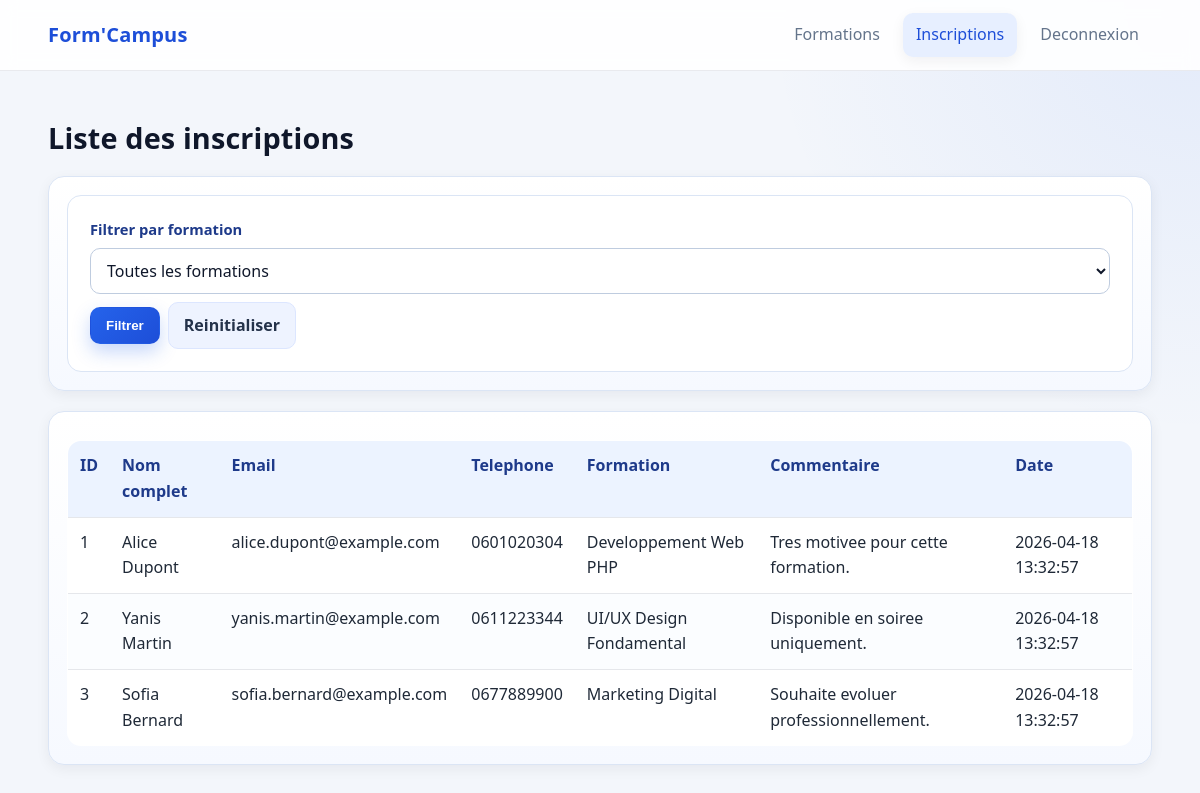
Page /admin_inscriptions.php (signed in) on the committed database.
### tables this page shows
CREATE TABLE IF NOT EXISTS inscriptions (
  id INT UNSIGNED AUTO_INCREMENT PRIMARY KEY,
  nom VARCHAR(100) NOT NULL,
  prenom VARCHAR(100) NOT NULL,
  email VARCHAR(150) NOT NULL,
  tel VARCHAR(30) NOT NULL,
  id_formation INT UNSIGNED NOT NULL,
  commentaire TEXT NULL,
  date_inscription DATETIME NOT NULL DEFAULT CURRENT_TIMESTAMP,
  CONSTRAINT fk_inscriptions_formation
    FOREIGN KEY (id_formation) REFERENCES formations(id)
    ON UPDATE CASCADE
    ON DELETE RESTRICT
);

CREATE TABLE IF NOT EXISTS formations (
  id INT UNSIGNED AUTO_INCREMENT PRIMARY KEY,
  titre VARCHAR(150) NOT NULL,
  categorie VARCHAR(100) NOT NULL,
  description TEXT NOT NULL,
  duree VARCHAR(50) NOT NULL,
  prix DECIMAL(10,2) NOT NULL
);

### admin_inscriptions.php (the view, shortened to what this page needs)
<?php
require_once __DIR__ . '/connexion.php';
$selectedFormation = $_GET['formation'] ?? '';
$inscriptions = [];
if ($selectedFormation !== '' && ctype_digit($selectedFormation)) {
    $stmt = $pdo->prepare(
        "SELECT i.id, i.nom, i.prenom, i.email, i.tel, i.commentaire, i.date_inscription, f.titre
         FROM inscriptions i
         INNER JOIN formations f ON f.id = i.id_formation
         WHERE i.id_formation = :id_formation
         ORDER BY i.date_inscription DESC"
    );
    $stmt->execute(['id_formation' => (int) $selectedFormation]);
    $inscriptions = $stmt->fetchAll();
} else {
    $stmt = $pdo->query(
        "SELECT i.id, i.nom, i.prenom, i.email, i.tel, i.commentaire, i.date_inscription, f.titre
         FROM inscriptions i
         INNER JOIN formations f ON f.id = i.id_formation
         ORDER BY i.date_inscription DESC"
    );
    $inscriptions = $stmt->fetchAll();
}
?>
<!DOCTYPE html>
<html lang="fr">
<head>
  <link rel="stylesheet" href="style.css">
</head>
<body class="admin-page">
  <header>
    <div class="container navbar">
      <a class="brand" href="index.php">Form'Campus</a>
      <nav class="menu">
        <a href="admin_formations.php">Formations</a>
        <a href="admin_inscriptions.php" class="active">Inscriptions</a>
        <a href="logout.php">Deconnexion</a>
      </nav>
    </div>
  </header>
  <main>
    <div class="container">
      <h1>Liste des inscriptions</h1>
      <section class="admin-section">
      <form method="get" action="admin_inscriptions.php" class="admin-filter-form">
        <label for="formation">Filtrer par formation</label>
        <div class="actions">
          <select id="formation" name="formation">
            <option value="">Toutes les formations</option>
          </select>
          <button type="submit" class="btn btn-primary">Filtrer</button>
          <a class="btn btn-secondary" href="admin_inscriptions.php">Reinitialiser</a>
        </div>
      </form>
      </section>
      <section class="admin-section">
      <table class="admin-table">
        <thead>
          <tr>
            <th>ID</th>
            <th>Nom complet</th>
            <th>Email</th>
            <th>Telephone</th>
            <th>Formation</th>
            <th>Commentaire</th>
            <th>Date</th>
          </tr>
        </thead>
        <tbody>
          <?php if (empty($inscriptions)): ?>
            <tr>
              <td colspan="7">Aucune inscription trouvee.</td>
            </tr>
          <?php else: ?>
            <?php foreach ($inscriptions as $item): ?>
              <tr>
                <td><?php echo (int) $item['id']; ?></td>
                <td><?php echo htmlspecialchars($item['prenom'] . ' ' . $item['nom']); ?></td>
                <td><?php echo htmlspecialchars($item['email']); ?></td>
                <td><?php echo htmlspecialchars($item['tel']); ?></td>
                <td><?php echo htmlspecialchars($item['titre']); ?></td>
                <td><?php echo htmlspecialchars($item['commentaire'] ?? ''); ?></td>
                <td><?php echo htmlspecialchars($item['date_inscription']); ?></td>
              </tr>
            <?php endforeach; ?>
          <?php endif; ?>
        </tbody>
      </table>
      </section>
    </div>
  </main>
</body>
</html>

### style.css (style rules this page uses)
:root { --bg: #f3f6fb; --surface: #ffffff; --surface-soft: #f8fbff; --primary: #2563eb; --primary-dark: #1d4ed8; --text: #0f172a; --muted: #64748b; --danger: #c62828; --success: #1b8a4a; --border: #e5e7eb; --shadow: 0 14px 34px rgba(15, 23, 42, 0.09); --shadow-soft: 0 4px 14px rgba(15, 23, 42, 0.06); --radius: 14px; --radius-sm: 10px; --max-content: 1120px; }
* { box-sizing: border-box; }
body { margin: 0; font-family: "Segoe UI", Roboto, Arial, sans-serif; color: var(--text); background: radial-gradient(circle at top right, rgba(37, 99, 235, 0.08), transparent 30%), var(--bg); line-height: 1.6; text-rendering: optimizeLegibility; -webkit-font-smoothing: antialiased; }
a { color: inherit; text-decoration: none; }
.container { width: min(var(--max-content), 92%); margin: 0 auto; }
h1, h2, h3 { line-height: 1.25; letter-spacing: 0.15px; }
h1 { font-size: clamp(1.5rem, 2.4vw, 2rem); }
header { background: rgba(255, 255, 255, 0.9); backdrop-filter: blur(8px); border-bottom: 1px solid rgba(229, 231, 235, 0.85); position: sticky; top: 0; z-index: 20; }
.navbar { min-height: 70px; display: flex; align-items: center; justify-content: space-between; gap: 12px; }
.brand { font-size: 1.25rem; font-weight: 700; color: var(--primary-dark); letter-spacing: 0.2px; }
.menu { display: flex; align-items: center; gap: 10px; flex-wrap: wrap; }
.menu a { padding: 9px 13px; border-radius: 10px; color: var(--muted); transition: all 0.2s ease; }
.menu a:hover, .menu a.active { color: var(--primary-dark); background: #e7efff; box-shadow: var(--shadow-soft); }
main { padding: 30px 0 50px; }
.admin-page .container > h1 { margin-bottom: 12px; }
.admin-section { margin-top: 20px; background: linear-gradient(180deg, #ffffff, #f6f9ff); border: 1px solid #dbe5f5; border-radius: calc(var(--radius) + 2px); padding: 18px; box-shadow: var(--shadow-soft); }
.admin-page form { background: #ffffff; border-color: #dbe5f5; box-shadow: none; }
.admin-filter-form { margin-bottom: 0; }
.admin-page label { color: #1e3a8a; font-size: 0.92rem; }
.admin-page input, .admin-page select, .admin-page textarea { background: #ffffff; color: #0f172a; border: 1px solid #bfccdf; }
.admin-table { box-shadow: none; margin-top: 10px; }
.admin-table th { background: #ecf3ff; color: #1e3a8a; }
.admin-table td { color: #1f2937; }
.btn { display: inline-flex; align-items: center; justify-content: center; gap: 8px; border: 1px solid transparent; border-radius: var(--radius-sm); padding: 10px 15px; font-weight: 600; cursor: pointer; transition: all 0.2s ease; }
.btn-primary { background: linear-gradient(135deg, var(--primary), var(--primary-dark)); color: #fff; box-shadow: 0 8px 18px rgba(37, 99, 235, 0.25); }
.btn-secondary { background: #eef3ff; color: #24324a; border-color: #dce6ff; }
form { background: linear-gradient(180deg, #ffffff, var(--surface-soft)); border: 1px solid var(--border); border-radius: var(--radius); padding: 22px; box-shadow: var(--shadow); }
label { display: block; margin-bottom: 6px; font-weight: 600; }
input, select, textarea { width: 100%; padding: 10px 12px; border-radius: var(--radius-sm); border: 1px solid #d1d5db; font: inherit; background: #fff; transition: border-color 0.2s ease, box-shadow 0.2s ease; }
table { width: 100%; border-collapse: collapse; background: var(--surface); border: 1px solid var(--border); border-radius: var(--radius); overflow: hidden; box-shadow: var(--shadow); }
th, td { text-align: left; border-bottom: 1px solid var(--border); padding: 12px; vertical-align: top; }
th { background: #f2f6fd; color: #1e3a8a; }
tbody tr:nth-child(even) { background: #fbfdff; }
.actions { display: flex; gap: 8px; flex-wrap: wrap; align-items: center; }

### rows in the picture
inscriptions: id "1", prenom+nom "Alice Dupont", email "alice.dupont@example.com", tel "0601020304", id_formation.titre "Developpement Web PHP", commentaire "Tres motivee pour cette formation.", date_inscription "2026-04-18 13:32:57"
inscriptions: id "2", prenom+nom "Yanis Martin", email "yanis.martin@example.com", tel "0611223344", id_formation.titre "UI/UX Design Fondamental", commentaire "Disponible en soiree uniquement.", date_inscription "2026-04-18 13:32:57"
inscriptions: id "3", prenom+nom "Sofia Bernard", email "sofia.bernard@example.com", tel "0677889900", id_formation.titre "Marketing Digital", commentaire "Souhaite evoluer professionnellement.", date_inscription "2026-04-18 13:32:57"
